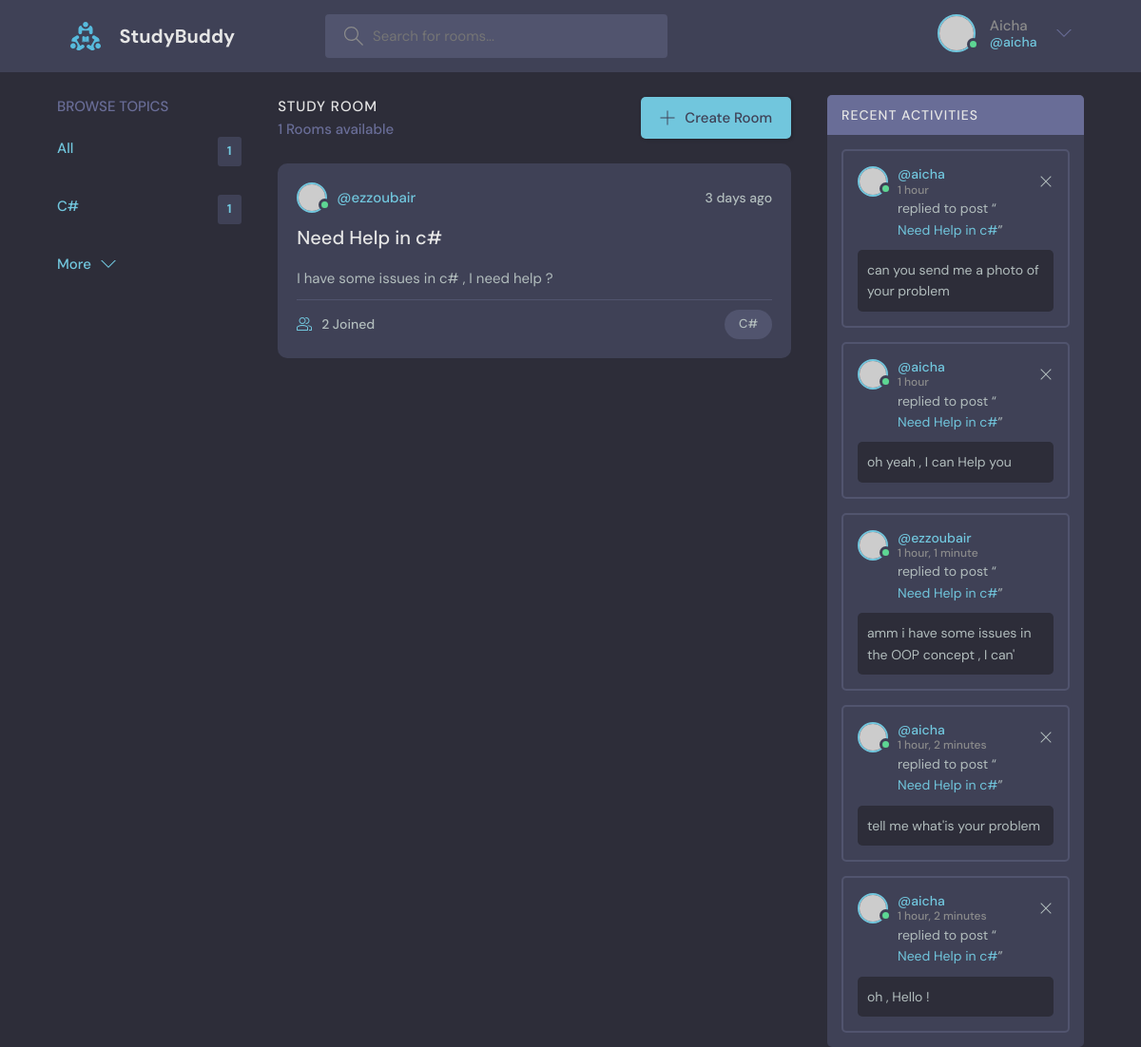
Screenshot of / (signed in) with the database file from the repository.
### base/models.py (models this page shows, shortened)
class Topic(models.Model):
    name = models.CharField(max_length=200)

class Room(models.Model):
    host = models.ForeignKey(User, on_delete=models.SET_NULL, null=True)
    topic = models.ForeignKey(Topic, on_delete=models.SET_NULL, null=True)
    name = models.CharField(max_length=200)
    description = models.TextField(null=True, max_length=500, blank=True)
    participants = models.ManyToManyField(
        User, related_name="participants", blank=True)
    updated = models.DateTimeField(auto_now=True)
    created = models.DateTimeField(auto_now_add=True)
    class Meta:
        ordering = ['-updated', '-created']
    def __str__(self) -> str:
        return self.name

class Message(models.Model):
    user = models.ForeignKey(User, on_delete=models.CASCADE)
    room = models.ForeignKey(Room, on_delete=models.CASCADE)
    body = models.TextField()
    updated = models.DateTimeField(auto_now=True)
    created = models.DateTimeField(auto_now_add=True)
    class Meta:
        ordering = ['-updated', '-created']
    def __str__(self) -> str:
        return self.body[0:50]

### base/views.py (the view)
# urls.py: path("", views.home, name="home"),
def home(request: HttpRequest):
    q = request.GET.get("q") if request.GET.get("q") != None else ''
    rooms = Room.objects.filter(
        Q(topic__name__icontains=q) |
        Q(name__icontains=q) |
        Q(description__icontains=q)
    )
    topics = Topic.objects.all()
    room_messages = Message.objects.filter(Q(room__topic__name__icontains=q),)
    room_count = rooms.count()
    context = {
        "title": "Home",
        "rooms": rooms,
        "topics": topics,
        "room_count": room_count,
        "room_messages": room_messages
    }
    return render(request, "base/home.html", context)

### base/templates/base/home.html (shortened to what this page needs)
{% extends 'base.html' %}
{% block content %}
<main class="layout layout--3">
  <div class="container">
    {% include "base/component/topic_component.html" %}
    <div class="roomList">
      <div class="roomList__header">
        <div>
          <h2>Study Room</h2>
          <p>{{room_count}} Rooms available</p>
        </div>
        <a class="btn btn--main" href="{% url 'create-room' %}">
          <svg version="1.1" xmlns="http://www.w3.org/2000/svg" width="32" height="32" viewBox="0 0 32 32">
            <title>add</title>
            <path
              d="M16.943 0.943h-1.885v14.115h-14.115v1.885h14.115v14.115h1.885v-14.115h14.115v-1.885h-14.115v-14.115z">
            </path>
          </svg>
          Create Room
        </a>
      </div>
    {% include 'base/component/feed_component.html' %}
    </div>
    {% include "base/component/activity_component.html" %}
  </div>
</main>
{% endblock content %}

### templates/navbar.html (shortened to what this page needs)
{% load static  %}
<header class="header header--loggedIn">
    <div class="container">
        <a href="{% url 'home' %}" class="header__logo">
            <img src="{% static 'assets/logo.svg' %}" />
            <h1>StudyBuddy</h1>
        </a>
        <form class="header__search" action='{% url "home" %}' method="GET">
            <label>
                <input type="text" placeholder="Search for rooms..." name="q"/>
            </label>
        </form>
        <nav class="header__menu">
            {% if request.user.is_authenticated %}
                <div class="header__user">
                    <a href="{% url 'user-profile' request.user.id %}">
                        <div class="avatar avatar--medium active">
                            <img src="https://randomuser.me/api/portraits/men/37.jpg" />
                        </div>
                        <p>{{request.user.username|capfirst}}<span>@{{request.user.username}}</span></p>
                    </a>
                    <button class="dropdown-button">
                        <svg version="1.1" xmlns="http://www.w3.org/2000/svg" width="32" height="32" viewBox="0 0 32 32">
                            <title>chevron-down</title>
                            <path d="M16 21l-13-13h-3l16 16 16-16h-3l-13 13z"></path>
                        </svg>
                    </button>
                </div>
            {% else %}
                <a href="{% url 'login' %}">
                    <img src="{% static 'assets/avatar.svg' %}" />
                    <p>Login</p>
                </a>
            {% endif %}
        </nav>
    </div>
</header>

### base/templates/base/component/topic_component.html (shortened to what this page needs)
<div class="topics">
    <div class="topics__header">
      <h2>Browse Topics</h2>
    </div>
    <ul class="topics__list">
        <li>
            <a href="{% url 'home' %}?" class="active">All <span>{{topics.count}}</span></a>
        </li>
        {% for topic in topics  %}
        <li>
            <a href="{% url 'home' %}?q={{topic.name}}" class="active">{{topic.name}}<span>{{topic.room_set.all.count}}</span></a>
        </li>
        {% endfor %}
    </ul>
    <a class="btn btn--link" href="{% url 'topics' %}">
      More
      <svg version="1.1" xmlns="http://www.w3.org/2000/svg" width="32" height="32" viewBox="0 0 32 32">
        <title>chevron-down</title>
        <path d="M16 21l-13-13h-3l16 16 16-16h-3l-13 13z"></path>
      </svg>
    </a>
  </div>

### base/templates/base/component/feed_component.html (shortened to what this page needs)
    {% for room in rooms  %}
    <div class="roomListRoom">
        <div class="roomListRoom__header">
          <a href="{% url 'user-profile' room.host.id %}" class="roomListRoom__author">
            <div class="avatar avatar--small active">
              <img src="https://randomuser.me/api/portraits/men/11.jpg" />
            </div>
            <span>@{{room.host.username}}</span>
          </a>
          <div class="roomListRoom__actions">
            <span>3 days ago</span>
          </div>
        </div>
        <div class="roomListRoom__content">
          <a href="{% url 'room' room.id %}">{{room.name}}</a>
          <p>
            {{room.description}}
          </p>
        </div>
        <div class="roomListRoom__meta">
          <a class="roomListRoom__joined">
           {{room.participants.all.count}} Joined
          </a>
          <p class="roomListRoom__topic">{{room.topic.name}}</p>
        </div>
      </div>
    {% endfor %}

### base/templates/base/component/activity_component.html (shortened to what this page needs)
<div class="activities">
    <div class="activities__header">
      <h2>Recent Activities</h2>
    </div>
    {% for message in room_messages  %}
    <div class="activities__box">
      <div class="activities__boxHeader roomListRoom__header">
        <a href="{% url 'user-profile' message.user.id %}" class="roomListRoom__author">
          <div class="avatar avatar--small active">
            <img src="https://randomuser.me/api/portraits/men/13.jpg" />
          </div>
          <p>
            @{{message.user}}
            <span>{{message.created|timesince}}</span>
          </p>
        </a>
        <div class="roomListRoom__actions">
          {% if request.user == message.user %}
          <a href="{% url "delete-message" message.id %}">
            <svg version="1.1" xmlns="http://www.w3.org/2000/svg" width="32" height="32" viewBox="0 0 32 32">
              <title>remove</title>
              <path
                d="M27.314 6.019l-1.333-1.333-9.98 9.981-9.981-9.981-1.333 1.333 9.981 9.981-9.981 9.98 1.333 1.333 9.981-9.98 9.98 9.98 1.333-1.333-9.98-9.98 9.98-9.981z">
              </path>
            </svg>
          </a>
          {% endif %}
        </div>
      </div>
      <div class="activities__boxContent">
        <p>replied to post “<a href="{% url 'room' message.room.id %}">{{message.room}}</a>”</p>
        <div class="activities__boxRoomContent">
          {{message}}
        </div>
      </div>
    </div>
    {% endfor %}
</div>

### rows the page displays
Topic: name "C#", room_set.all.count "1"
Room: host.username "ezzoubair", name "Need Help in c#", description "I have some issues in c# , I need help ?", participants.all.count "2", topic.name "C#"
Message: user "aicha", created "1 hour", room "Need Help in c#", body "can you send me a photo of your problem"
Message: user "aicha", created "1 hour", room "Need Help in c#", body "oh yeah , I can Help you"
Message: user "ezzoubair", created "1 hour, 1 minute", room "Need Help in c#", body "amm i have some issues in the OOP concept , I can'"
Message: user "aicha", created "1 hour, 2 minutes", room "Need Help in c#", body "tell me what'is your problem"
Message: user "aicha", created "1 hour, 2 minutes", room "Need Help in c#", body "oh , Hello !"

### other values shown
{{ request.user.username|capfirst }} "Aicha"
{{ request.user.username }} "aicha"
{{ topics.count }} "1"
{{ room_count }} "1"
